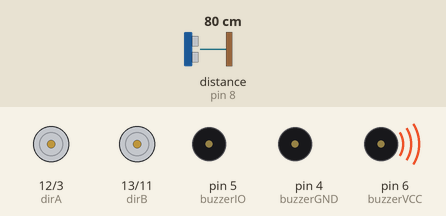
Simulated run of this sketch. Board: Arduino Uno, built with avr-gcc and run on an emulated ATmega328P. Parts: direction and speed pins drawn as motors (green arrow = direction pin HIGH = forward, orange = LOW = backward, longer = more drive), buzzer (waves = sounding, pin HIGH). Wiring (inferred from the names in the program): ultrasonic range finder: trigger pin 7; echo pin 8. Inputs (shaded band) come from the test bench; at power-on: distance to the obstacle (sensor on pin 8) 80 cm. The echo pulse lasts 58.3 µs per cm; pins used as bus, display or sensor lines are not drawn.

Above: at 1.2 s.
1.3 s: distance to the obstacle (sensor on pin 8) set to 10 cm
2.8 s: distance to the obstacle (sensor on pin 8) set to 7 cm
At 6.5 s:
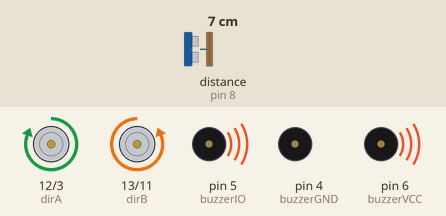
At 7.3 s:
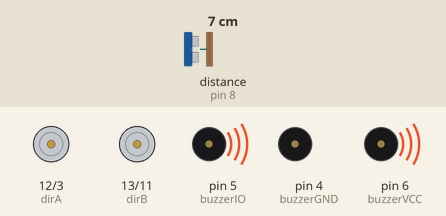
8.4 s: distance to the obstacle (sensor on pin 8) set to 9 cm
9.9 s: distance to the obstacle (sensor on pin 8) set to 2 cm
At 11.6 s:
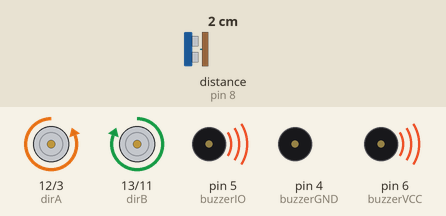
Timing chart, 0 to 13.9 s (numbered marks = the images above; inputs shaded):
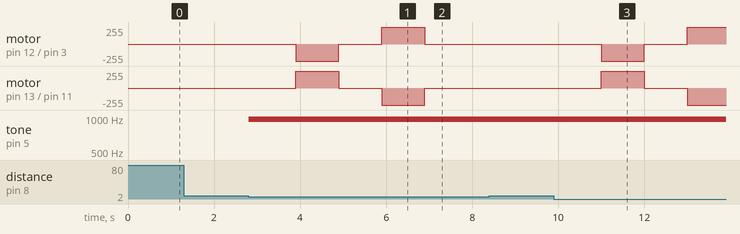

Measured:
- the behaviour switches between 9 and 8 cm on distance to the obstacle (sensor on pin 8) (found by bisection; images 0 and 1)
- after the input at 1.3 s, every drawn part: stays the same
- after the input at 2.8 s, motor on pin 12 (dirA) / pin 3 (pwmA): stopped → backward 255/255 after 1.1 s, → stopped 1.0 s later, → forward 255/255 1.0 s later, → stopped 1.0 s later; motor on pin 13 (dirB) / pin 11 (pwmB): stopped → forward 255/255 after 1.1 s, → stopped 1.0 s later, → backward 255/255 1.0 s later, → stopped 1.0 s later
- after the input at 8.4 s, every drawn part: stays the same
- after the input at 9.9 s, motor on pin 12 (dirA) / pin 3 (pwmA): stopped → backward 255/255 after 1.1 s, → stopped 1.0 s later, → forward 255/255 1.0 s later; motor on pin 13 (dirB) / pin 11 (pwmB): stopped → forward 255/255 after 1.1 s, → stopped 1.0 s later, → backward 255/255 1.0 s later

The sketch:

Motor_Shield_robot_catepiller.ino
```cpp
// Define Trig and Echo pin:
#define trigPin 7
#define echoPin 8

// Give the motor control pins names:
#define pwmA 3
#define pwmB 11
#define dirA 12
#define dirB 13

// Buzzer pins
#define buzzerVCC 6
#define buzzerIO 5
#define buzzerGND 4

void setup() {
  // Define inputs and outputs:
  pinMode(trigPin, OUTPUT);
  pinMode(echoPin, INPUT);
  // Set the PWM and brake pins so that the direction pins can be used to control the motor:
  pinMode(dirA, OUTPUT);
  pinMode(dirB, OUTPUT);
  pinMode(pwmA, OUTPUT);
  pinMode(pwmB, OUTPUT);
  pinMode(buzzerVCC, OUTPUT); //Set buzzerPin as output
  pinMode(buzzerIO, OUTPUT); //Set buzzerPin as output
  pinMode(buzzerGND, OUTPUT); //Set buzzerPin as output

  digitalWrite(dirA, LOW);
  digitalWrite(dirB, LOW);
  digitalWrite(pwmA, LOW);
  digitalWrite(pwmB, LOW);
  digitalWrite(buzzerVCC, HIGH);
  digitalWrite(buzzerIO, HIGH);
  digitalWrite(buzzerGND, LOW);


  //***********************************
  //Serial connection 9600 Baud
  //***********************************
  Serial.begin(9600);

}

void loop() {
  int afstand= pingSonar();
  if (afstand < 8)
  {
  beep(100);
  delay(1000);
  //CW
  digitalWrite(dirA,LOW);
  digitalWrite(pwmA,HIGH);
  digitalWrite(dirB,HIGH);
  digitalWrite(pwmB,HIGH);
  delay(1000);
  // STOP
  digitalWrite(pwmA,LOW);
  digitalWrite(pwmB,LOW);
  delay(1000);
  //CCW
  digitalWrite(dirA,HIGH);
  digitalWrite(pwmA,HIGH);
  digitalWrite(dirB,LOW);
  digitalWrite(pwmB,HIGH);
  delay(1000);
  // STOP
  digitalWrite(pwmA,LOW);
  digitalWrite(pwmB,LOW);
  delay(2000);
  }
}

void beep(unsigned int delayms) { //creating function
  analogWrite(buzzerIO, 20); //Setting pin to high
  delay(delayms); //Delaying
  digitalWrite(buzzerIO ,HIGH); //Setting pin to LOW
}

int pingSonar()
{
  long duration=0;
  int distance=0.0;
    // Clear the trigPin by setting it LOW:
  digitalWrite(trigPin, LOW);
  delayMicroseconds(5);

  // Trigger the sensor by setting the trigPin high for 10 microseconds:
  digitalWrite(trigPin, HIGH);
  delayMicroseconds(10);
  digitalWrite(trigPin, LOW);

  // Read the echoPin, pulseIn() returns the duration (length of the pulse) in microseconds:
  duration = pulseIn(echoPin, HIGH);
  // Calculate the distance:
  distance = duration * 0.034 / 2;
  return distance;
}
```
